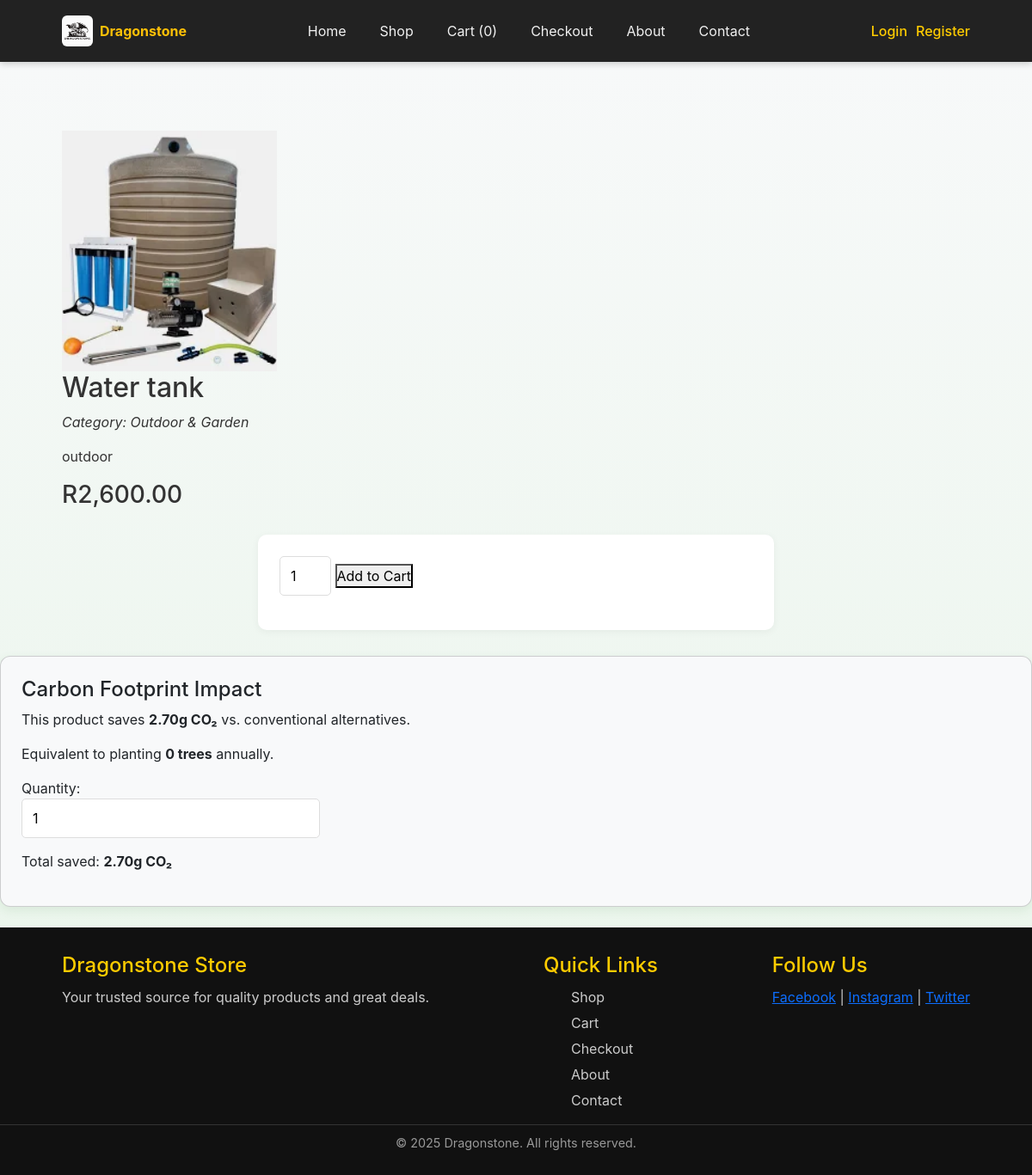
Screenshot of /product-details.php?id=150 with the database file from the repository.
### tables this page shows
CREATE TABLE `products` (
  `id` int(11) NOT NULL,
  `category_id` int(11) NOT NULL,
  `name` varchar(150) NOT NULL,
  `description` text DEFAULT NULL,
  `price` decimal(10,2) NOT NULL,
  `image` varchar(255) DEFAULT NULL,
  `created_at` timestamp NOT NULL DEFAULT current_timestamp(),
  `carbon_footprint` decimal(5,2) DEFAULT NULL
);

CREATE TABLE `categories` (
  `id` int(11) NOT NULL,
  `name` varchar(100) NOT NULL,
  `image` varchar(255) DEFAULT NULL,
  `co2_saved_per_item` int(11) DEFAULT NULL,
  `created_at` timestamp NOT NULL DEFAULT current_timestamp()
);

### product-details.php (the view, shortened to what this page needs)
<?php
include '../includes/header.php';
include '../database/db_connect.php';
$product_id = intval($_GET['id']);
$sql = "SELECT p.*, c.name AS category_name FROM products p
        JOIN categories c ON p.category_id = c.id
        WHERE p.id = $product_id";
$result = $conn->query($sql);
$product = $result->fetch_assoc();
?>
<div class="container">
    <div class="product-detail">
        <img src="/ecommerce-project-final/uploads/products/<?= htmlspecialchars($product['image']) ?>"
             width="250"
             alt="<?= htmlspecialchars($product['name']) ?>">
        <div class="info">
            <h2><?= htmlspecialchars($product['name']) ?></h2>
            <p><em>Category: <?= htmlspecialchars($product['category_name']) ?></em></p>
            <p><?= nl2br(htmlspecialchars($product['description'])) ?></p>
            <h3>R<?= number_format($product['price'], 2) ?></h3>
            <form method="post">
                <input type="number" name="quantity" value="1" min="1" style="width:60px;">
                <button type="submit" name="add_to_cart">Add to Cart</button>
            </form>
        </div>
    </div>
</div>
<?php
$co2_saved = $product['carbon_footprint'] ?? 0;
$equivalent_trees = round($co2_saved / 20000, 2);
?>
<div class="carbon-calculator card mb-4 p-4 bg-light">
    <h4>Carbon Footprint Impact</h4>
    <p>This product saves <strong><?= $co2_saved ?>g CO₂</strong> vs. conventional alternatives.</p>
    <p>Equivalent to planting <strong><?= $equivalent_trees ?> trees</strong> annually.</p>
    <div class="calculator">
        <label>Quantity: <input type="number" id="qty" value="1" min="1" onchange="updateFootprint()"></label>
        <p id="footprint">Total saved: <strong><?= $co2_saved ?>g CO₂</strong></p>
    </div>
</div>
<?php include '../includes/footer.php'; ?>

### style.css (style rules this page uses)
* { margin: 0; padding: 0; box-sizing: border-box; }
body { font-family: "Poppins", sans-serif; background: #f8f9fa; color: #333; min-height: 100vh; display: flex; flex-direction: column; }
.container { width: 90%; max-width: 1200px; margin: 0 auto; }
form { background: #fff; padding: 25px; border-radius: 10px; box-shadow: 0 2px 10px rgba(0, 0, 0, 0.05); max-width: 600px; margin: 30px auto; }
input[type="text"], input[type="email"], input[type="password"], input[type="number"], textarea, select { width: 100%; padding: 10px 12px; margin-bottom: 15px; border: 1px solid #ddd; border-radius: 5px; font-size: 1rem; transition: 0.3s ease; }
:root { --primary-green: #2e7d32; --secondary-earth: #8d6e63; --accent-leaf: #4caf50; }
body { font-family: 'Inter', sans-serif; background: linear-gradient(to bottom, #f8f9fa, #e8f5e9); }
.card { border-radius: 12px; box-shadow: 0 4px 12px rgba(46, 125, 50, 0.1); }

### rows the page displays
products: image (picture), name "Water tank", category.name "Outdoor & Garden", description "outdoor", price "2,600.00", carbon_footprint "2.70", carbon_footprint "0"

### other values shown
$cart_count "0"
